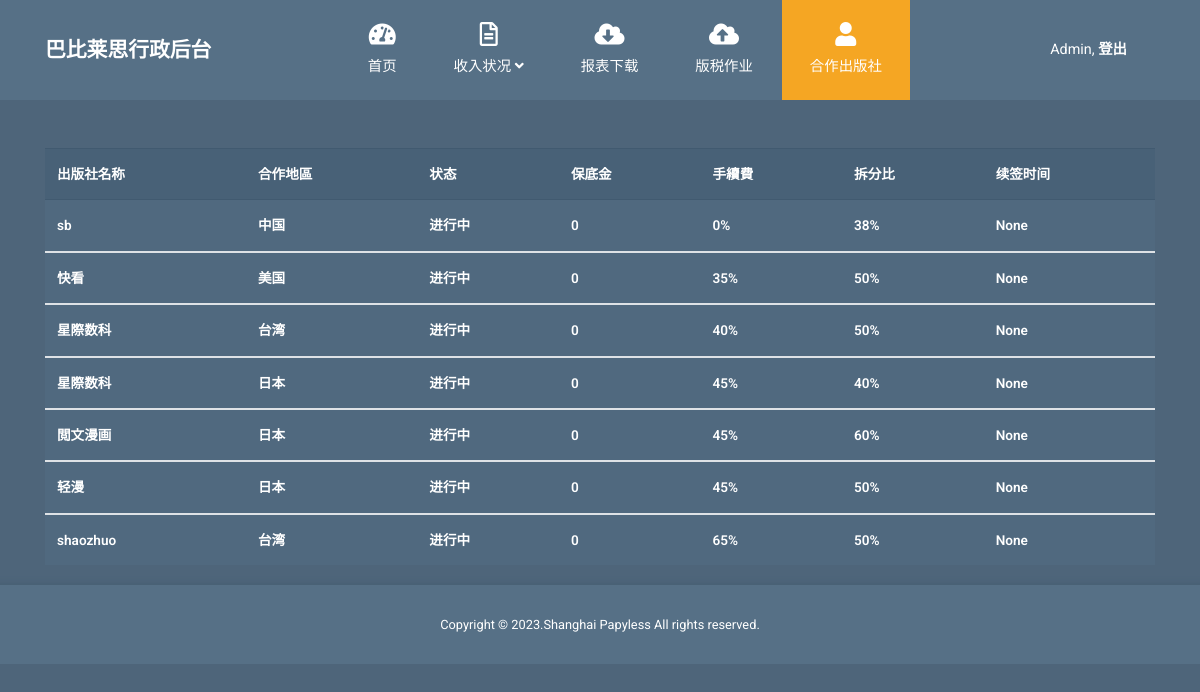
The page /publisher/ on the database as committed earlier.
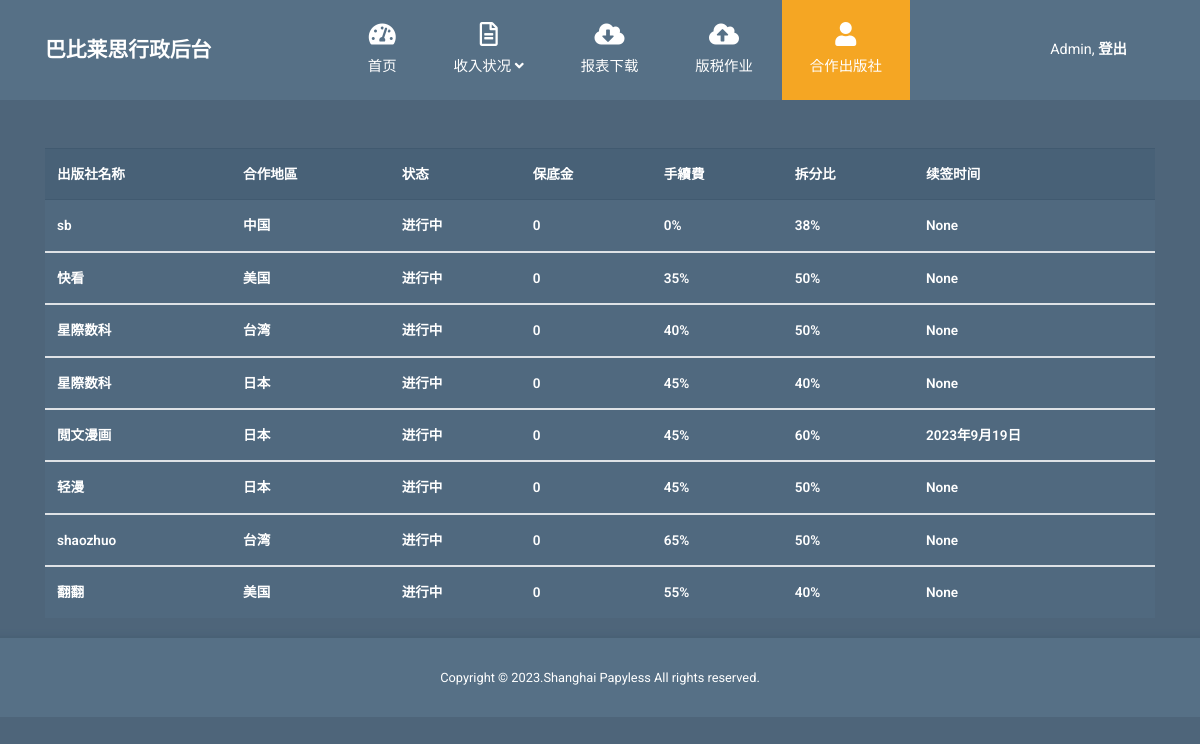
The same page on the database as committed later.
### work/models.py (models this page shows)
class Publisher(models.Model): #资料库首字母一定要大写
    name = models.CharField(max_length=255,verbose_name='出版社名稱')
    AREA_CHOICES = [
        ('中国', '中国'),
        ('台湾', '台湾'),
        ('日本', '日本'),
        ('美国', '美国'),
    ]
    area = models.CharField(
        max_length=10,
        choices=AREA_CHOICES,
        verbose_name='合作地區'
    )
    STATUS_CHOICES = [
        ('进行中', '进行中'),
        ('到期', '到期'),
    ]
    status = models.CharField(
        max_length=10,
        choices=STATUS_CHOICES,
        verbose_name='狀態'
    )
    shelf_name = models.CharField(max_length=55,null=True, blank=True,verbose_name='上架出版社名稱')
    advance_payment = models.IntegerField(default=0,verbose_name='保底金')
    fees_percentage = models.DecimalField(max_digits=5, decimal_places=3,null=True, blank=True,verbose_name='手續費百分比 (%)')
    ratio_percentage = models.DecimalField(max_digits=5, decimal_places=3,null=True, blank=True,verbose_name='拆分比 (%)')
    cycle_months = models.IntegerField(default=0,verbose_name='付款週期(月)')
    EXCHANGE_RATE_METHOD_CHOICES = [
        ('无', '无'),
        ('中间价', '中间价'),
        ('汇款买入价', '汇款买入价'),
        ('汇款卖出价', '汇款卖出价'),
    ]
    exchange_rate_method = models.CharField(
        max_length=10,
        choices=EXCHANGE_RATE_METHOD_CHOICES,
        verbose_name='匯率方式'
    )
    renewal_time = models.DateField(null=True, blank=True,verbose_name='續簽時間')
    start_time = models.DateField(null=True, blank=True,verbose_name='合作開始時間')
    end_time = models.DateField(null=True, blank=True,verbose_name='合作結束時間')
    mark = models.CharField(max_length=255,null=True, blank=True,verbose_name='註記')

### work/views.py (the view)
# urls.py: path('publisher/' ,views.publisher, name='publisher'),
def publisher(request):
    publishers = Publisher.objects.all()
    return render(request, 'publisher.html', {'publishers': publishers})

### work/templates/publisher.html (shortened to what this page needs)
<!DOCTYPE html>
<html lang="en">
  <head>
    <link rel="stylesheet" href="../static/css/fontawesome.min.css" />
    <link rel="stylesheet" href="../static/css/bootstrap.min.css" />
    <link rel="stylesheet" href="../static/css/templatemo-style.css">
  </head>
  <body id="reportsPage">
        <nav class="navbar navbar-expand-xl">
            <div class="container h-100">
                <a class="navbar-brand" href="{% url 'index' %}">
                    <h1 class="tm-site-title mb-0">巴比莱思行政后台</h1>
                </a>
                <div class="collapse navbar-collapse" id="navbarSupportedContent">
                    <ul class="navbar-nav mx-auto h-100">
                        <li class="nav-item">
                            <a class="nav-link" href="#">
                                <i class="fas fa-tachometer-alt"></i>
                                首页
                            </a>
                        </li>
                        <li class="nav-item dropdown">
                            <a class="nav-link dropdown-toggle" href="#" id="navbarDropdown" role="button" data-toggle="dropdown"
                                aria-haspopup="true" aria-expanded="false">
                                <i class="far fa-file-alt"></i>
                                <span>
                                    收入状况 <i class="fas fa-angle-down"></i>
                                </span>
                            </a>
                        </li>
                        <li class="nav-item">
                            <a class="nav-link" href="products.html">
                                <i class="fas fa-cloud-download-alt"></i>
                                报表下载
                            </a>
                        </li>
                        <li class="nav-item">
                            <a class="nav-link" href="accounts.html">
                                <i class="fas fa-cloud-upload-alt"></i>
                                版税作业
                            </a>
                        </li>
                        <li class="nav-item">
                            <a class="nav-link active" href="{% url 'publisher' %}">
                                <i class="fas fa-user"></i>
                                合作出版社
                            </a>
                        </li>
                    </ul>
                    <ul class="navbar-nav">
                        <li class="nav-item">
                            <a class="nav-link d-block" href="{% url 'login' %}">
                                Admin, <b>登出</b>
                            </a>
                        </li>
                    </ul>
                </div>
            </div>
        </nav>
    <div class="container mt-5">
              <table class="table table-hover tm-table-small tm-product-table">
                <thead>
                  <tr>
                    <th scope="col">出版社名称</th>
                    <th scope="col">合作地區</th>
                    <th scope="col">状态</th>
                    <th scope="col">保底金</th>
                    <th scope="col">手續費</th>
                    <th scope="col">拆分比</th>
                    <th scope="col">续签时间</th>
                  </tr>
                </thead>
                {% for publisher in publishers %}
                <tbody>
                  <tr>
                    <td>{{publisher.name}}</td>
                    <td>{{publisher.area}}</td>
                    <td>{{publisher.status}}</td>
                    <td>{{publisher.advance_payment}}</td>
                    <td>{% widthratio publisher.fees_percentage 1 100 %}%</td>
                    <td>{% widthratio publisher.ratio_percentage 1 100 %}%</td>
                    <td>{{publisher.renewal_time}}</td>
                  </tr>
                </tbody>
                {% endfor %}
              </table>
    </div>
    <footer class="tm-footer row tm-mt-small">
      <div class="col-12 font-weight-light">
        <p class="text-center text-white mb-0 px-4 small">
          Copyright &copy; 2023.Shanghai Papyless All rights reserved.
        </p>
      </div>
    </footer>
  </body>
</html>

Rows that differ between the two databases and show on the page:
changed Publisher "閲文漫画": renewal_time "None" → "2023年9月19日"
added Publisher: name "翻翻", area "美国", status "进行中", advance_payment "0", fees_percentage "55", ratio_percentage "40", renewal_time "None"
